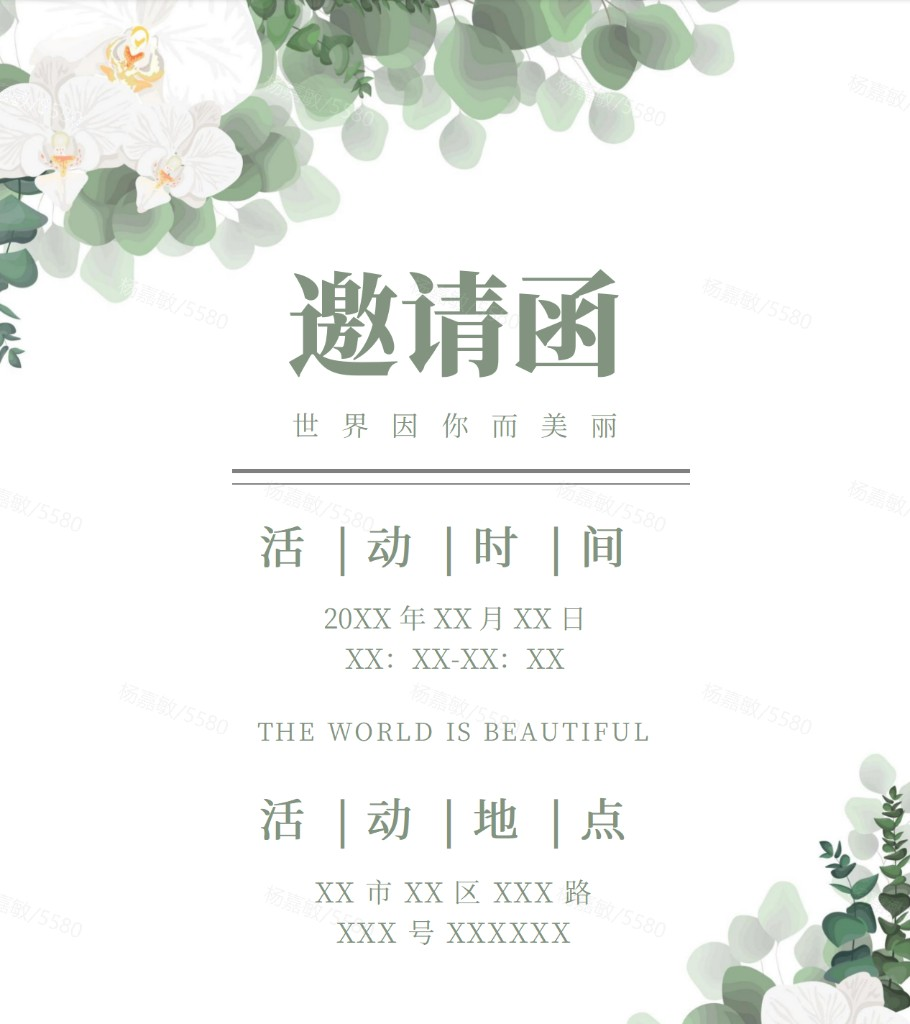
#> input picture template-mall/Deployments/seed/builtin/covers/xiaqingxin-yaoqinghan.png, 910 x 1024 px
$ python -i gen_real_covers.py   (imports and definitions only)
#> lines starting #> are read from the running program, lines starting #| are printed output that depends on the picture
#> further down, picture is the input picture: PIL image 910x1024 RGB; mean R, G, B 239.8, 242.2, 239.3
# -*- coding: utf-8 -*-
"""从模板源文件生成真实首页预览图到 covers/。"""
from __future__ import annotations

import io
import zipfile
import xml.etree.ElementTree as ET
from pathlib import Path

from PIL import Image, ImageDraw, ImageFont

ROOT = Path(__file__).resolve().parent
FILES = ROOT / "files"
COVERS = ROOT / "covers"
# [1 line not run here, left out]

W, H = 420, 560


# [7 lines left out: function font, not called in this run]


def fit_cover(img: Image.Image) -> Image.Image:
    img = img.convert("RGB")
    src_w, src_h = img.size
#> src_w = 910; src_h = 1024
    scale = max(W / src_w, H / src_h)
#> scale = 0.547
    nw, nh = max(1, int(src_w * scale)), max(1, int(src_h * scale))
#> nw = 497; nh = 560
    img = img.resize((nw, nh), Image.Resampling.LANCZOS)
    left = (nw - W) // 2
#> left = 38
    top = (nh - H) // 2
#> top = 0
    return img.crop((left, top, left + W, top + H))
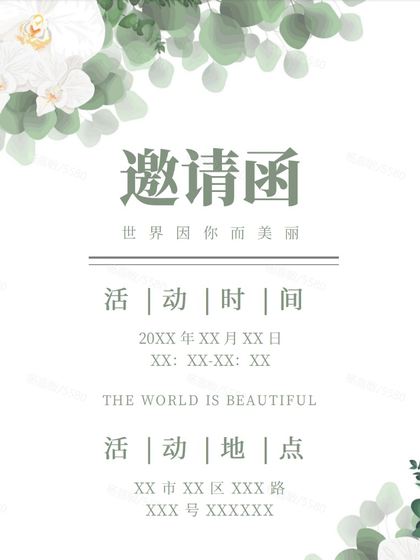
#> returned value: PIL image 420x560 RGB; mean R, G, B 240.1, 242.5, 239.4


# [166 lines left out: functions save, fallback, cover_pdf, _zip_image, cover_pptx, cover_docx and 2 more, not called in this run]


# [2 lines not run here, left out]

>>> from PIL import Image
>>> picture = Image.open('covers/xiaqingxin-yaoqinghan.png')
>>> result = fit_cover(picture)
